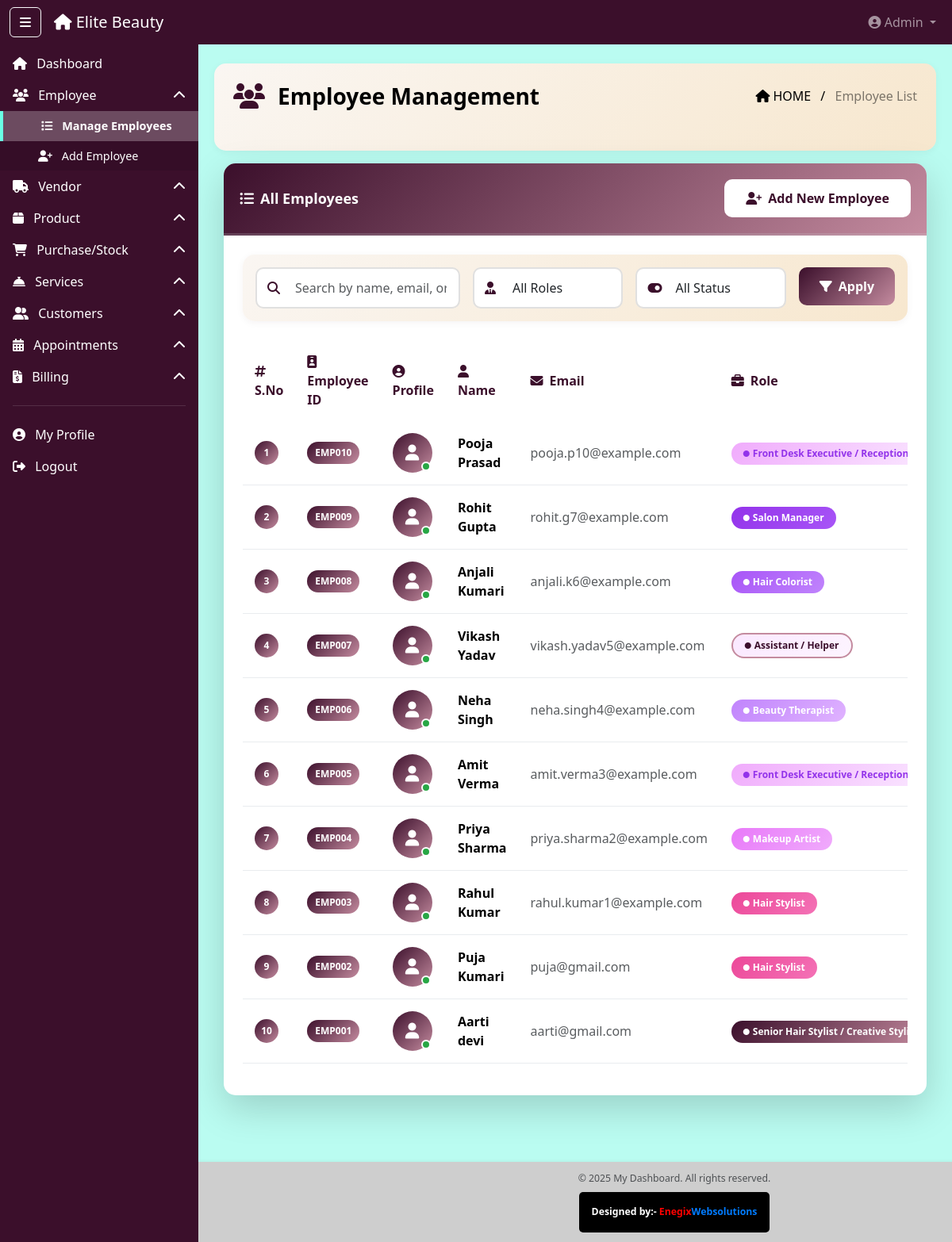
/admin-panel/employee/list/ (signed in), run on the app's committed database.
### dashboard_app/models.py (models this page shows, shortened)
class Employee(models.Model):
    GENDER_CHOICES = (
        ('male', 'Male'),
        ('female', 'Female'),
        ('other', 'Other'),
    )
    ROLE_CHOICES = (
        ('hair_stylist', 'Hair Stylist'),
        ('senior_stylist', 'Senior Hair Stylist / Creative Stylist'),
        ('hair_colorist', 'Hair Colorist'),
        ('beauty_therapist', 'Beauty Therapist'),
        ('makeup_artist', 'Makeup Artist'),
        ('salon_manager', 'Salon Manager'),
        ('receptionist', 'Front Desk Executive / Receptionist'),
        ('assistant', 'Assistant / Helper'),
    )
    employee_id = models.CharField(max_length=10, unique=True, editable=False)
    full_name = models.CharField(max_length=100)
    email = models.EmailField(unique=True)
    mobile = models.CharField(max_length=10, default="9191919191")
    dob = models.DateField()
    gender = models.CharField(max_length=10, choices=GENDER_CHOICES)
    profile_pic = models.ImageField(upload_to='employee_profiles/', blank=True, null=True)
    username = models.CharField(max_length=50, unique=True)
    password = models.CharField(max_length=255)
    address_line = models.TextField()
    city = models.CharField(max_length=50)
    state = models.CharField(max_length=50)
    pincode = models.CharField(max_length=10)
    emergency_contact_name = models.CharField(max_length=100)
    emergency_contact_number = models.CharField(max_length=15)
    emergency_contact_relation = models.CharField(max_length=50)
    role = models.CharField(max_length=30, choices=ROLE_CHOICES)
    designation = models.CharField(max_length=100)
    base_salary = models.DecimalField(max_digits=10, decimal_places=2, default=0)
    account_number = models.CharField(max_length=20, blank=True, null=True)
    ifsc_code = models.CharField(max_length=11, blank=True, null=True)
    account_holder_name = models.CharField(max_length=100, blank=True, null=True)
    bank_name = models.CharField(max_length=100, blank=True, null=True)
    bank_address = models.TextField(blank=True, null=True)
    is_active = models.BooleanField(default=True)
    is_blocked = models.BooleanField(default=False)
    blocked_by = models.ForeignKey(
        'AdminUser', null=True, blank=True,
        on_delete=models.SET_NULL, related_name="blocked_employees"
    )
    blocked_at = models.DateTimeField(null=True, blank=True)
    created_at = models.DateTimeField(auto_now_add=True)
    updated_at = models.DateTimeField(auto_now=True)

### dashboard_app/views.py (the view, shortened to what this page needs)
    def wrapper(request, *args, **kwargs):
        user_id   = request.session.get('user_id')
        user_type = request.session.get('user_type')
        return view_func(request, *args, **kwargs)

### dashboard_app/context_processors.py (called while the page is built)
def user_context(request):
    return {
        'session_user_name': request.session.get('full_name', ''),
        'session_user_role': request.session.get('role', ''),
        'session_user_email': request.session.get('email', ''),
        'session_user_type': request.session.get('user_type', ''),
        'is_logged_in': 'user_id' in request.session,
    }

### dashboard_app/views.py (called while the page is built, shortened)
def check_blocked_user(view_func):
    def wrapper(request, *args, **kwargs):
        user_id   = request.session.get('user_id')
        user_type = request.session.get('user_type')
        return view_func(request, *args, **kwargs)
    return wrapper

@check_blocked_user
@login_required
@role_required(['super_admin'])
def employee_list(request):
    employees_list = Employee.objects.all().order_by('-id')
    paginator = Paginator(employees_list, 10)
    page = request.GET.get('page')
    try:
        employees = paginator.page(page)
    except PageNotAnInteger:
        employees = paginator.page(1)
    except EmptyPage:
        employees = paginator.page(paginator.num_pages)
    return render(request, "employee/employee_list.html", {"employees": employees})

### dashboard_app/templates/employee/employee_list.html (shortened to what this page needs)
{% extends "base2.html" %}
{% load static %}
{% block content %}
<div class="ribbon-header d-flex justify-content-between align-items-center px-4 pb-5 mb-3" style="color: black">
  <div class="d-flex align-items-center">
    <i class="fas fa-users me-3 fs-2" style="color: #3b0f2b;"></i>
    <div class="fw-bold fs-3">Employee Management</div>
  </div>
  <div class="breadcrumb-text text-end">
    <span class="text-black"><i class="fas fa-home me-1"></i>HOME</span>
    <span class="mx-2 text-black">/</span>
    <span class="text-black-50">Employee List</span>
  </div>
</div>
<div class="container-fluid mt-2">
  <div class="card shadow-lg mb-4 modern-card">
    <div class="card-header table-title-bar d-flex justify-content-between align-items-center">
      <span class="fw-bold text-white"><i class="fas fa-list-ul me-2"></i>All Employees</span>
      <a href="{% url 'add_employee' %}" class="btn btn-light btn-add-new">
        <i class="fas fa-user-plus me-2"></i>Add New Employee
      </a>
    </div>
    <div class="card-body p-4">
      <div class="filter-section mb-4 p-3">
        <div class="row g-3">
          <div class="col-md-4">
            <div class="search-box">
              <i class="fas fa-search search-icon"></i>
              <input type="text" id="searchInput" class="form-control modern-input ps-5" placeholder="Search by name, email, or employee ID...">
            </div>
          </div>
          <div class="col-md-3">
            <div class="filter-box">
              <i class="fas fa-user-tie filter-icon"></i>
              <select id="roleFilter" class="form-control modern-input ps-5">
                <option value="">All Roles</option>
              </select>
            </div>
          </div>
          <div class="col-md-3">
            <div class="filter-box">
              <i class="fas fa-toggle-on filter-icon"></i>
              <select id="statusFilter" class="form-control modern-input ps-5">
                <option value="">All Status</option>
              </select>
            </div>
          </div>
          <div class="col-md-2">
            <button class="btn btn-primary w-100 btn-filter" onclick="filterTable()">
              <i class="fas fa-filter me-2"></i>Apply
            </button>
          </div>
        </div>
      </div>
      <div class="table-responsive">
        <table class="table table-hover modern-table" id="employeeTable">
          <thead>
            <tr>
              <th><i class="fas fa-hashtag me-2"></i>S.No</th>
              <th><i class="fas fa-id-badge me-2"></i>Employee ID</th>
              <th><i class="fas fa-user-circle me-2"></i>Profile</th>
              <th><i class="fas fa-user me-2"></i>Name</th>
              <th><i class="fas fa-envelope me-2"></i>Email</th>
              <th><i class="fas fa-briefcase me-2"></i>Role</th>
            </tr>
          </thead>
          <tbody>
            {% for employee in employees %}
            <tr class="table-row-hover" data-role="{{ employee.role }}" data-status="{% if employee.is_blocked %}blocked{% elif employee.is_active %}active{% else %}inactive{% endif %}">
              <td><span class="serial-number">{{ employees.start_index|add:forloop.counter0 }}</span></td>
              <td><span class="employee-id-badge">{{ employee.employee_id }}</span></td>
              <td>
                <div class="profile-wrapper">
                  {% if employee.profile_pic %}
                    <img src="{{ employee.profile_pic.url }}" alt="Profile" class="profile-img">
                  {% else %}
                    <div class="profile-placeholder">
                      <i class="fas fa-user"></i>
                    </div>
                  {% endif %}
                  <div class="profile-status"></div>
                </div>
              </td>
              <td><strong class="searchable">{{ employee.full_name }}</strong></td>
              <td><span class="text-muted searchable">{{ employee.email }}</span></td>
              <td>
                <span class="badge modern-badge badge-role-{{ employee.role }}" data-role="{{ employee.role }}">
                  <i class="fas fa-circle me-1" style="font-size: 8px;"></i>{{ employee.get_role_display }}
                </span>
              </td>
            </tr>
            {% endfor %}
          </tbody>
        </table>
      </div>
    </div>
  </div>
</div>
{% endblock %}

### dashboard_app/static/css/style.css (style rules this page uses)
body { min-height: 100vh; background-color: #f8f9fa; transition: margin-left 0.3s ease; display: flex; flex-direction: column; }
html, body { overflow-x: hidden; width: 100%; }
.table-title-bar { background-color:#3b0f2b; }

### dashboard_app/templates/employee/employee_list.html (style rules this page uses)
.modern-card { border-radius: 15px; border: none; overflow: hidden; }
.ribbon-header { background: linear-gradient(135deg, #faf6f2 0%, #f7e7ce 100%); border-radius: 15px; padding: 20px; margin-bottom: 20px; box-shadow: 0 2px 10px rgba(59, 15, 43, 0.05); }
.filter-section { background: linear-gradient(135deg, #faf6f2 0%, #f7e7ce 100%); border-radius: 15px; box-shadow: 0 2px 10px rgba(59, 15, 43, 0.05); }
.search-box, .filter-box { position: relative; }
.search-icon, .filter-icon { position: absolute; left: 15px; top: 50%; transform: translateY(-50%); color: #3b0f2b; z-index: 10; }
.modern-input { border: 2px solid #e0e0e0 !important; border-radius: 10px; padding: 12px 15px; transition: all 0.3s ease; }
.btn-filter { border-radius: 10px; padding: 12px; font-weight: 600; background: linear-gradient(135deg, #3b0f2b 0%, #c48b9f 100%); border: none; }
.btn-add-new { padding: 10px 25px; border-radius: 10px; font-weight: 600; transition: all 0.3s ease; background: white; color: #3b0f2b; border: 2px solid white; }
.modern-table { border-collapse: separate; border-spacing: 0; }
.modern-table thead tr { background: linear-gradient(135deg, #3b0f2b 0%, #c48b9f 100%); color: #3b0f2b; }
.modern-table thead th { padding: 15px; font-weight: 600; border: none; vertical-align: middle; color: #3b0f2b; }
.modern-table tbody td { padding: 15px; vertical-align: middle; border-bottom: 1px solid #e9ecef; }
.table-row-hover { transition: all 0.3s ease; }
.serial-number { display: inline-block; width: 30px; height: 30px; background: linear-gradient(135deg, #3b0f2b 0%, #c48b9f 100%); color: white; border-radius: 50%; text-align: center; line-height: 30px; font-weight: bold; font-size: 12px; }
.employee-id-badge { display: inline-block; padding: 5px 10px; background: linear-gradient(135deg, #3b0f2b 0%, #c48b9f 100%); color: white; border-radius: 20px; font-weight: 600; font-size: 12px; }
.profile-wrapper { position: relative; display: inline-block; }
.profile-placeholder { width: 50px; height: 50px; border-radius: 50%; background: linear-gradient(135deg, #3b0f2b 0%, #c48b9f 100%); display: flex; align-items: center; justify-content: center; color: white; font-size: 20px; }
.profile-status { position: absolute; bottom: 2px; right: 2px; width: 12px; height: 12px; background: #28a745; border-radius: 50%; border: 2px solid white; }
.modern-badge { padding: 8px 15px; border-radius: 20px; font-weight: 600; font-size: 12px; display: inline-flex; align-items: center; transition: all 0.3s ease; }
.badge-role-hair_stylist { background: linear-gradient(135deg, #ec4899 0%, #f472b6 100%); color: white; }
.badge-role-senior_stylist { background: linear-gradient(135deg, #3b0f2b 0%, #c48b9f 100%); color: white; }
.badge-role-hair_colorist { background: linear-gradient(135deg, #a855f7 0%, #c084fc 100%); color: white; }
.badge-role-beauty_therapist { background: linear-gradient(135deg, #c084fc 0%, #e0b3ff 100%); color: white; }
.badge-role-makeup_artist { background: linear-gradient(135deg, #e879f9 0%, #f0abfc 100%); color: white; }
.badge-role-salon_manager { background: linear-gradient(135deg, #9333ea 0%, #a855f7 100%); color: white; }
.badge-role-receptionist { background: linear-gradient(135deg, #f0abfc 0%, #fae8ff 100%); color: #9333ea; }
.badge-role-assistant { background: linear-gradient(135deg, #fae8ff 0%, #fdf4ff 100%); color: #3b0f2b; border: 2px solid #c48b9f; }
.card-header.table-title-bar { background: linear-gradient(135deg, #3b0f2b 0%, #c48b9f 100%); padding: 20px; font-size: 18px; border-bottom: 3px solid rgba(255,255,255,0.2); }

### data on the page
Employee: start_index|add "1", employee_id "EMP010", full_name "Pooja Prasad", email "pooja.p10@example.com", role "Front Desk Executive /…"
Employee: start_index|add "2", employee_id "EMP009", full_name "Rohit Gupta", email "rohit.g7@example.com", role "Salon Manager"
Employee: start_index|add "3", employee_id "EMP008", full_name "Anjali Kumari", email "anjali.k6@example.com", role "Hair Colorist"
Employee: start_index|add "4", employee_id "EMP007", full_name "Vikash Yadav", email "vikash.yadav5@example.com", role "Assistant / Helper"
Employee: start_index|add "5", employee_id "EMP006", full_name "Neha Singh", email "neha.singh4@example.com", role "Beauty Therapist"
Employee: start_index|add "6", employee_id "EMP005", full_name "Amit Verma", email "amit.verma3@example.com", role "Front Desk Executive /…"
Employee: start_index|add "7", employee_id "EMP004", full_name "Priya Sharma", email "priya.sharma2@example.com", role "Makeup Artist"
Employee: start_index|add "8", employee_id "EMP003", full_name "Rahul Kumar", email "rahul.kumar1@example.com", role "Hair Stylist"
Employee: start_index|add "9", employee_id "EMP002", full_name "Puja Kumari", email "puja@gmail.com", role "Hair Stylist"
Employee: start_index|add "10", employee_id "EMP001", full_name "Aarti devi", email "aarti@gmail.com", role "Senior Hair Stylist / Creative…"
